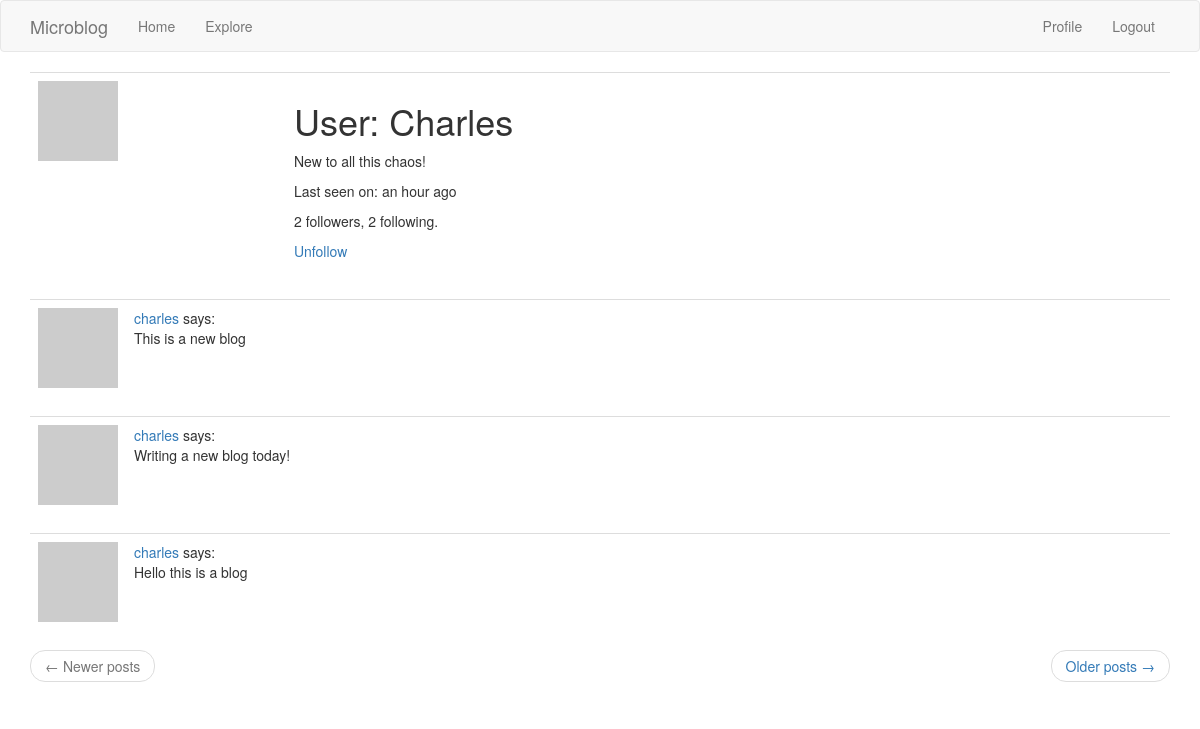
The page /user/charles (signed in) on the database its author committed.
### app/models.py (models this page shows, shortened)
class User(UserMixin,db.Model):
    id = db.Column(db.Integer, primary_key = True)
    username = db.Column(db.String(64), index = True, unique = True)
    email = db.Column(db.String(120), index = True, unique = True)
    password_hash = db.Column(db.String(128))
    about_me = db.Column(db.String(140))
    last_seen = db.Column(db.DateTime, default = datetime.utcnow)
    posts = db.relationship('Post',backref = 'author', lazy ='dynamic')
    followed = db.relationship('User', secondary = followers,
                primaryjoin=(followers.c.follower_id == id),
                secondaryjoin=(followers.c.followed_id == id),
                backref=db.backref('followers', lazy='dynamic'), lazy='dynamic')
    def avatar(self, size):
        digest = md5('anona8877@gmail.com'.lower().encode('utf-8')).hexdigest()
        if self.email is not None:
            digest = md5(self.email.lower().encode('utf-8')).hexdigest()
        return 'https://www.gravatar.com/avatar/{}?d=identicon&s={}'.format(
            digest, size)
    def is_following(self, user):
        return self.followed.filter(followers.c.followed_id == user.id).count()> 0

class SearchableMixin(object):
    @classmethod
    def before_commit(cls, session):
        session._changes = {
            'add': list(session.new),
            'update': list(session.dirty),
            'delete': list(session.deleted)
        }
    @classmethod
    def after_commit(cls, session):
        for obj in session._changes['add']:
            if isinstance(obj, SearchableMixin):
                add_to_index(obj.__tablename__, obj)
        for obj in session._changes['update']:
            if isinstance(obj, SearchableMixin):
                add_to_index(obj.__tablename__, obj)
        for obj in session._changes['delete']:
            if isinstance(obj, SearchableMixin):
                remove_from_index(obj.__tablename__, obj)
        session._changes = None

class Post(SearchableMixin, db.Model):
    __searchable__ = ['body']
    id = db.Column(db.Integer, primary_key = True)
    body = db.Column(db.String(250))
    timestamp = db.Column(db.DateTime, index = True, default = datetime.utcnow)
    user_id = db.Column(db.Integer, db.ForeignKey('user.id'))

### app/routes.py (the view)
@app.route('/user/<username>')
@login_required
def user(username):
    user = User.query.filter_by(username=username).first_or_404()
    page = request.args.get('page', 1, type=int)
    posts = user.posts.order_by(Post.timestamp.desc()).paginate(
        page, app.config['POST_PER_PAGE'], False)
    next_url = url_for('user', username=user.username, page=posts.next_num) \
        if posts.has_next else None
    prev_url = url_for('user', username=user.username, page=posts.prev_num) \
        if posts.has_prev else None
    return render_template('user.html', user=user, posts=posts.items,
                           next_url=next_url, prev_url=prev_url)

### app/models.py (called while the page is built)
@login.user_loader
def load_user(id):
    return User.query.get(int(id))

### app/routes.py (called while the page is built)
@app.before_request
def before_request():
    if current_user.is_authenticated:
        current_user.last_seen = datetime.utcnow()
        db.session.commit()
        g.search_form = SearchForm()

### templates/user.html
{% extends "base.html" %}
{% block app_content %}
    <table class="table table-hover">
        <tr>
            <td width="256px"><img src="{{ user.avatar(200) }}"></td>
            <td>
                <h1>User: {{ user.username.capitalize() }}</h1>
                {% if user.about_me %}<p>{{ user.about_me }}</p>{% endif %}
                {% if user.last_seen %}<p>Last seen on: {{ moment(user.last_seen).fromNow() }}</p>{% endif %}
                <p>{{ user.followers.count() }} followers, {{ user.followed.count() }} following.</p>
                {% if user == current_user %}
                <p><a href="{{ url_for('edit_profile') }}">Edit your profile</a></p>
                {% elif not current_user.is_following(user) %}
                <p><a href="{{ url_for('follow', username=user.username) }}">Follow</a></p>
                {% else %}
                <p><a href="{{ url_for('unfollow', username=user.username) }}">Unfollow</a></p>
                {% endif %}
            </td>
        </tr>
    </table>
    {% for post in posts %}
        {% include '_post.html' %}
    {% endfor %}
    <nav aria-label="...">
        <ul class="pager">
            <li class="previous{% if not prev_url %} disabled{% endif %}">
                <a href="{{ prev_url or '#' }}">
                    <span aria-hidden="true">&larr;</span> Newer posts
                </a>
            </li>
            <li class="next{% if not next_url %} disabled{% endif %}">
                <a href="{{ next_url or '#' }}">
                    Older posts <span aria-hidden="true">&rarr;</span>
                </a>
            </li>
        </ul>
    </nav>
{% endblock %}

### templates/_post.html
<table class="table table-dark">
    <tr>
        <td width="70px">
            <a href="{{ url_for('user', username=post.author.username) }}">
                <img src="{{ post.author.avatar(70) }}" />
            </a>
        </td>
        <td>
            <a href="{{ url_for('user', username=post.author.username) }}">
                {{ post.author.username }}
            </a>
            says:
            <br>
            {{ post.body }}
        </td>
    </tr>
</table>

### rows shown on the page
User: username "Charles", about_me "New to all this chaos!", last_seen "an hour ago"
Post: author.username "charles", body "This is a new blog"
Post: author.username "charles", body "Writing a new blog today!"
Post: author.username "charles", body "Hello this is a blog"

### other values the page prints
{{ user.followers.count() }} "2"
{{ user.followed.count() }} "2"
